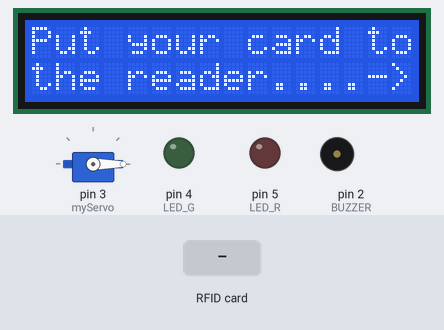
Simulated run of this sketch. Board: Arduino Uno, built with avr-gcc and run on an emulated ATmega328P. Parts: 16×2 character LCD, servo, output pins drawn as LEDs (lit = HIGH), buzzer (waves = sounding). Inputs (shaded band) come from the test bench. Pins used as bus, display or sensor lines are not drawn; what the sketch prints to the serial monitor is not drawn.

Above: at 1.3 s.
1.4 s: RFID card 71 90 96 08 held to the reader
At 2.7 s:
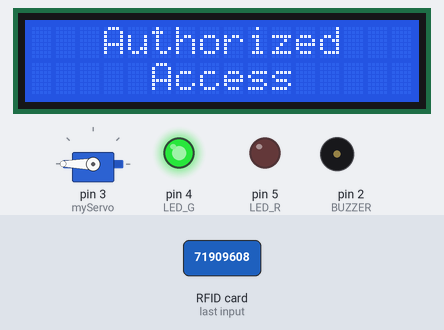
At 7.7 s:
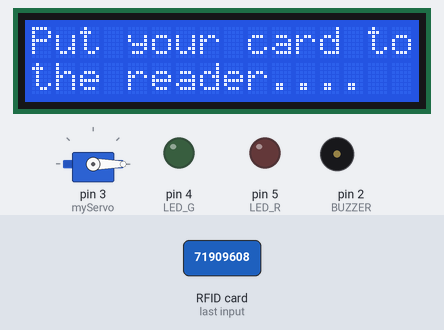
Timing chart, 0 to 9.2 s (numbered marks = the images above; inputs shaded):
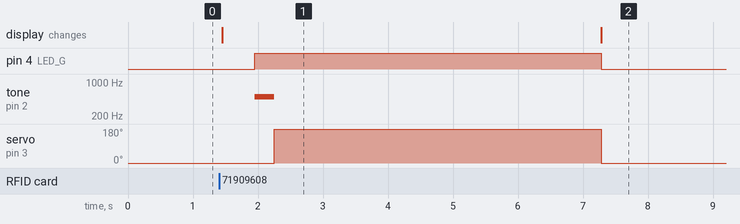

The sketch:

Arduino_RFID_Door_lock.ino
```cpp
//Viral Science
//RFID
#include <SPI.h>
#include <MFRC522.h>
#include <Servo.h>
#include <Wire.h>
#include <LiquidCrystal_I2C.h>

LiquidCrystal_I2C lcd(0x27,16,2);
#define SS_PIN 10
#define RST_PIN 9
#define LED_R 5 //define green LED pin
#define LED_G 4 //define red LED
#define BUZZER 2 //buzzer pin
MFRC522 mfrc522(SS_PIN, RST_PIN);   // Create MFRC522 instance.
Servo myServo; //define servo name

void setup()
{

  Serial.begin(9600);   // Initiate a serial communication
  SPI.begin();// Initiate  SPI bus
  lcd.init();
  lcd.backlight();
  mfrc522.PCD_Init();   // Initiate MFRC522
  myServo.attach(3); //servo pin
  myServo.write(0); //servo start position
  pinMode(LED_R, OUTPUT);
  pinMode(LED_G, OUTPUT);
  pinMode(BUZZER, OUTPUT);
  noTone(BUZZER);
  lcd.setCursor(0,0);
  lcd.print("Put your card to");
  lcd.setCursor(0,1);
  lcd.print("the reader....->");
  Serial.println();


}
void loop()
{
  // Look for new cards
  if ( ! mfrc522.PICC_IsNewCardPresent())
  {
    return;
  }
  // Select one of the cards
  if ( ! mfrc522.PICC_ReadCardSerial())
  {
    return;
  }

  //Show UID on serial monitor
  Serial.print("UID tag :");
  String content= "";
  byte letter;
  for (byte i = 0; i < mfrc522.uid.size; i++)
  {
     Serial.print(mfrc522.uid.uidByte[i] < 0x10 ? " 0" : " ");
     Serial.print(mfrc522.uid.uidByte[i], HEX);
     content.concat(String(mfrc522.uid.uidByte[i] < 0x10 ? " 0" : " "));
     content.concat(String(mfrc522.uid.uidByte[i], HEX));
  }
  content.toUpperCase();
  if (content.substring(1) == "71 90 96 08") //change here the UID of the card/cards that you want to give access
  {

    lcd.clear();
    lcd.setCursor(3,0);
    lcd.print("Authorized");
    lcd.setCursor(5,1);
    lcd.print("Access");
    delay(500);
    digitalWrite(LED_G, HIGH);
    tone(BUZZER, 500);
    delay(300);
    noTone(BUZZER);
    myServo.write(180);
    delay(5000);
    lcd.clear();
    lcd.setCursor(0,0);
    lcd.print("Put your card to");
    lcd.setCursor(0,1);
    lcd.print("the reader....");
    myServo.write(0);
    digitalWrite(LED_G, LOW);
  }

 else   {

    lcd.clear();
    lcd.setCursor(0,0);
    lcd.print("Access denied...");
    lcd.setCursor(2,1);
    lcd.print("Arduino Tech");
    digitalWrite(LED_R, HIGH);
    tone(BUZZER, 300);
    delay(1000);
    digitalWrite(LED_R, LOW);
    noTone(BUZZER);
    delay(2000);
    lcd.clear();
    lcd.setCursor(0,0);
    lcd.print("Put your card to");
    lcd.setCursor(0,1);
    lcd.print("the reader....");
    }
}
```

Measured:
- after the input at 1.4 s, pin 4 (LED_G): LOW → HIGH after 0.55 s, → LOW 5.3 s later; tone on pin 2 (BUZZER): silent → 500 Hz after 0.55 s, → silent 0.30 s later; servo on pin 3 (myServo): 0° → 180° after 0.85 s, → 0° 5.0 s later; the display: changes after 0.05 s (image 1)
- what the display in image 1 shows lasts 5.9 s, from 1.4 s to 7.3 s
